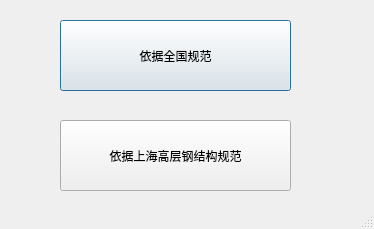
<?xml version="1.0" encoding="UTF-8"?>
<ui version="4.0">
 <class>Dialog</class>
 <widget class="QDialog" name="Dialog">
  <property name="geometry">
   <rect>
    <x>0</x>
    <y>0</y>
    <width>374</width>
    <height>229</height>
   </rect>
  </property>
  <property name="windowTitle">
   <string>Dialog</string>
  </property>
  <property name="sizeGripEnabled">
   <bool>true</bool>
  </property>
  <widget class="QPushButton" name="pb_qg">
   <property name="geometry">
    <rect>
     <x>60</x>
     <y>20</y>
     <width>231</width>
     <height>71</height>
    </rect>
   </property>
   <property name="text">
    <string>依据全国规范</string>
   </property>
  </widget>
  <widget class="QPushButton" name="pb_sh">
   <property name="geometry">
    <rect>
     <x>60</x>
     <y>120</y>
     <width>231</width>
     <height>71</height>
    </rect>
   </property>
   <property name="text">
    <string>依据上海高层钢结构规范</string>
   </property>
  </widget>
 </widget>
 <resources/>
 <connections/>
</ui>
